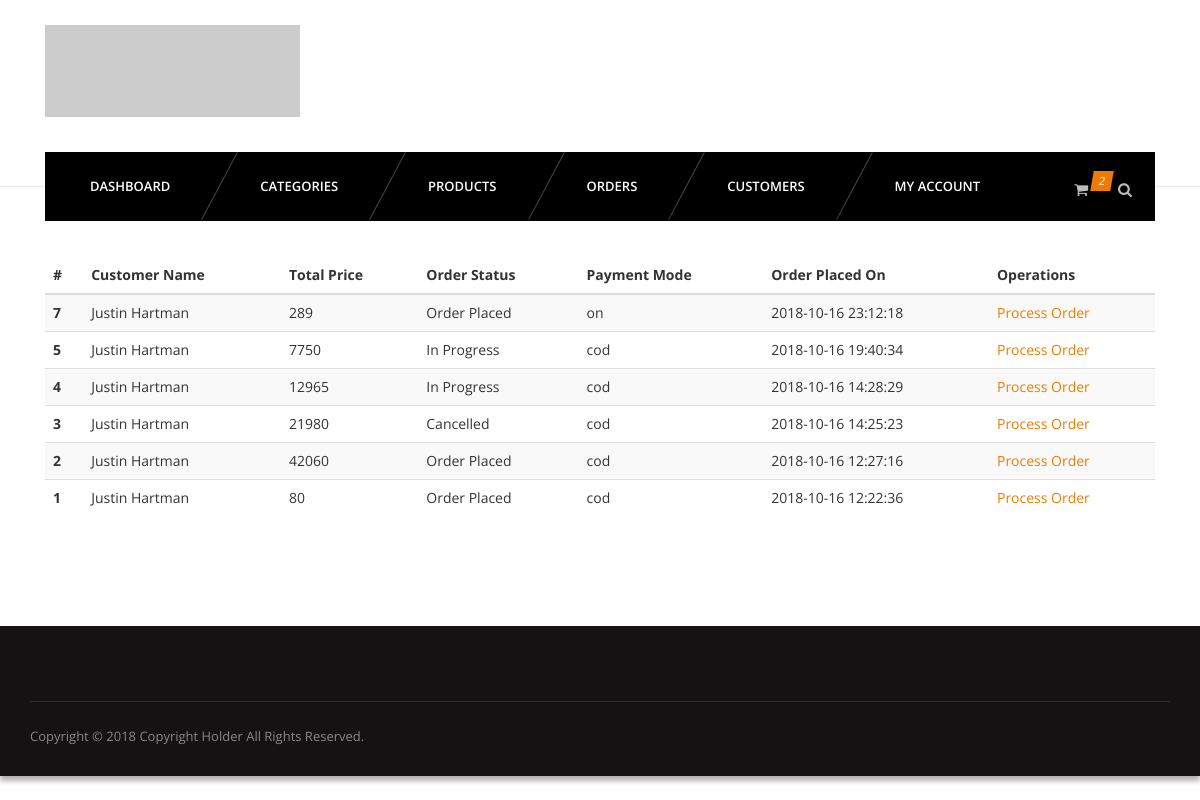
Screenshot of /admin/orders.php (signed in) with the database file from the repository.
### tables this page shows
CREATE TABLE `orders` (
  `id` int(11) NOT NULL,
  `uid` int(11) NOT NULL,
  `totalprice` varchar(255) NOT NULL,
  `orderstatus` varchar(255) NOT NULL,
  `paymentmode` varchar(255) NOT NULL,
  `timestamp` datetime NOT NULL DEFAULT CURRENT_TIMESTAMP
);

CREATE TABLE `usersmeta` (
  `id` int(11) NOT NULL,
  `uid` int(11) NOT NULL,
  `firstname` varchar(255) NOT NULL,
  `lastname` varchar(255) NOT NULL,
  `company` varchar(255) NOT NULL,
  `address1` varchar(255) NOT NULL,
  `address2` varchar(255) NOT NULL,
  `city` varchar(255) NOT NULL,
  `state` varchar(255) NOT NULL,
  `country` varchar(255) NOT NULL,
  `zip` varchar(255) NOT NULL,
  `mobile` varchar(255) NOT NULL
);

### admin/orders.php (the view, shortened to what this page needs)
<?php
require_once '../config/connect.php';
?>
<?php include 'inc/header.php'; ?>
<?php include 'inc/nav.php'; ?>
<section id="content">
    <div class="content-blog">
        <div class="container">
            <table class="table table-striped">
                <thead>
                    <tr>
                        <th>#</th>
                        <th>Customer Name</th>
                        <th>Total Price</th>
                        <th>Order Status</th>
                        <th>Payment Mode</th>
                        <th>Order Placed On</th>
                        <th>Operations</th>
                    </tr>
                </thead>
                <tbody>
                    <?php
                    $sql = "SELECT o.id, o.totalprice, o.orderstatus, o.paymentmode, o.`timestamp`, u.firstname, u.lastname FROM orders o JOIN usersmeta u WHERE o.uid=u.uid ORDER BY o.id DESC";
                    $res = mysqli_query($connection, $sql);
                    while ($r = mysqli_fetch_assoc($res)) {
                        ?>
                        <tr>
                            <th scope="row"><?php echo $r['id']; ?></th>
                            <td><?php echo $r['firstname']. " " . $r['lastname']; ?></td>
                            <td><?php echo $r['totalprice']; ?></td>
                            <td><?php echo $r['orderstatus']; ?></td>
                            <td><?php echo $r['paymentmode']; ?></td>
                            <td><?php echo $r['timestamp']; ?></td>
                            <td><a href="order-process.php?id=<?php echo $r['id']; ?>">Process Order</a></td>
                        </tr>
                        <?php
                    } ?>
                </tbody>
            </table>
        </div>
    </div>
</section>
<?php include 'inc/footer.php' ?>

### css/light.css (style rules this page uses)
body { background-color:#fff; }

### rows the page displays
orders: id "7", usersmeta.firstname "Justin", usersmeta.lastname "Hartman", totalprice "289", orderstatus "Order Placed", paymentmode "on", timestamp "2018-10-16 23:12:18"
orders: id "5", usersmeta.firstname "Justin", usersmeta.lastname "Hartman", totalprice "7750", orderstatus "In Progress", paymentmode "cod", timestamp "2018-10-16 19:40:34"
orders: id "4", usersmeta.firstname "Justin", usersmeta.lastname "Hartman", totalprice "12965", orderstatus "In Progress", paymentmode "cod", timestamp "2018-10-16 14:28:29"
orders: id "3", usersmeta.firstname "Justin", usersmeta.lastname "Hartman", totalprice "21980", orderstatus "Cancelled", paymentmode "cod", timestamp "2018-10-16 14:25:23"
orders: id "2", usersmeta.firstname "Justin", usersmeta.lastname "Hartman", totalprice "42060", orderstatus "Order Placed", paymentmode "cod", timestamp "2018-10-16 12:27:16"
orders: id "1", usersmeta.firstname "Justin", usersmeta.lastname "Hartman", totalprice "80", orderstatus "Order Placed", paymentmode "cod", timestamp "2018-10-16 12:22:36"
